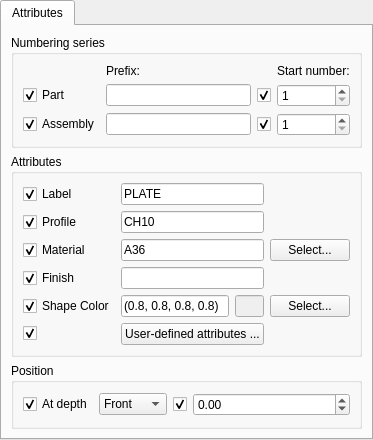
<?xml version="1.0" encoding="UTF-8"?>
<ui version="4.0">
 <class>Form</class>
 <widget class="QWidget" name="Form">
  <property name="geometry">
   <rect>
    <x>0</x>
    <y>0</y>
    <width>347</width>
    <height>400</height>
   </rect>
  </property>
  <property name="windowTitle">
   <string>Contour Plate Properties</string>
  </property>
  <layout class="QGridLayout" name="gridLayout">
   <property name="leftMargin">
    <number>0</number>
   </property>
   <property name="topMargin">
    <number>0</number>
   </property>
   <property name="rightMargin">
    <number>0</number>
   </property>
   <property name="bottomMargin">
    <number>0</number>
   </property>
   <item row="0" column="0">
    <widget class="QTabWidget" name="tabWidget">
     <property name="currentIndex">
      <number>0</number>
     </property>
     <property name="objectProperty" stdset="0">
      <string/>
     </property>
     <property name="widgetAction" stdset="0">
      <string/>
     </property>
     <widget class="QWidget" name="tabAttributes">
      <attribute name="title">
       <string>Attributes</string>
      </attribute>
      <layout class="QGridLayout" name="gridLayout_2">
       <item row="0" column="0">
        <widget class="QGroupBox" name="groupBoxNumberinSeries">
         <property name="title">
          <string>Numbering series</string>
         </property>
         <property name="objectProperty" stdset="0">
          <string/>
         </property>
         <property name="widgetAction" stdset="0">
          <string/>
         </property>
         <layout class="QGridLayout" name="gridLayout_3">
          <item row="0" column="1">
           <widget class="QLabel" name="label">
            <property name="text">
             <string>Prefix:</string>
            </property>
            <property name="objectProperty" stdset="0">
             <string/>
            </property>
            <property name="widgetAction" stdset="0">
             <string/>
            </property>
           </widget>
          </item>
          <item row="0" column="3">
           <widget class="QLabel" name="label_2">
            <property name="text">
             <string>Start number:</string>
            </property>
            <property name="objectProperty" stdset="0">
             <string/>
            </property>
            <property name="widgetAction" stdset="0">
             <string/>
            </property>
           </widget>
          </item>
          <item row="1" column="0">
           <widget class="QCheckBox" name="checkBoxTogglePartPrefix">
            <property name="text">
             <string>Part</string>
            </property>
            <property name="checked">
             <bool>true</bool>
            </property>
            <property name="objectProperty" stdset="0">
             <string>PartPrefix</string>
            </property>
            <property name="widgetAction" stdset="0">
             <string>toggleModifyProperty</string>
            </property>
           </widget>
          </item>
          <item row="1" column="1">
           <widget class="QLineEdit" name="lineEditPartPrefix">
            <property name="objectProperty" stdset="0">
             <string>PartPrefix</string>
            </property>
            <property name="widgetAction" stdset="0">
             <string/>
            </property>
            <property name="objectPropertyValue" stdset="0">
             <string/>
            </property>
           </widget>
          </item>
          <item row="1" column="2">
           <widget class="QCheckBox" name="checkBoxTogglePartStartNumber">
            <property name="text">
             <string/>
            </property>
            <property name="checked">
             <bool>true</bool>
            </property>
            <property name="objectProperty" stdset="0">
             <string>PartStartNumber</string>
            </property>
            <property name="widgetAction" stdset="0">
             <string>toggleModifyProperty</string>
            </property>
           </widget>
          </item>
          <item row="1" column="3">
           <widget class="QSpinBox" name="spinBoxPartStartNumber">
            <property name="contextMenuPolicy">
             <enum>Qt::NoContextMenu</enum>
            </property>
            <property name="suffix">
             <string/>
            </property>
            <property name="minimum">
             <number>1</number>
            </property>
            <property name="maximum">
             <number>1000000000</number>
            </property>
            <property name="value">
             <number>1</number>
            </property>
            <property name="objectProperty" stdset="0">
             <string notr="true">PartStartNumber</string>
            </property>
            <property name="widgetAction" stdset="0">
             <string/>
            </property>
           </widget>
          </item>
          <item row="2" column="0">
           <widget class="QCheckBox" name="checkBoxToggleAssemblyPrefix">
            <property name="text">
             <string>Assembly</string>
            </property>
            <property name="checked">
             <bool>true</bool>
            </property>
            <property name="objectProperty" stdset="0">
             <string>AssemblyPrefix</string>
            </property>
            <property name="widgetAction" stdset="0">
             <string>toggleModifyProperty</string>
            </property>
           </widget>
          </item>
          <item row="2" column="1">
           <widget class="QLineEdit" name="lineEditAssemblyPrefix">
            <property name="objectProperty" stdset="0">
             <string>AssemblyPrefix</string>
            </property>
            <property name="widgetAction" stdset="0">
             <string/>
            </property>
           </widget>
          </item>
          <item row="2" column="2">
           <widget class="QCheckBox" name="checkBoxToggleAssemblyStartNumber">
            <property name="text">
             <string/>
            </property>
            <property name="checked">
             <bool>true</bool>
            </property>
            <property name="objectProperty" stdset="0">
             <string>AssemblyStartNumber</string>
            </property>
            <property name="widgetAction" stdset="0">
             <string>toggleModifyProperty</string>
            </property>
           </widget>
          </item>
          <item row="2" column="3">
           <widget class="QSpinBox" name="spinBoxAssemblyStartNumber">
            <property name="minimum">
             <number>1</number>
            </property>
            <property name="maximum">
             <number>1000000000</number>
            </property>
            <property name="value">
             <number>1</number>
            </property>
            <property name="objectProperty" stdset="0">
             <string>AssemblyStartNumber</string>
            </property>
            <property name="widgetAction" stdset="0">
             <string/>
            </property>
           </widget>
          </item>
         </layout>
        </widget>
       </item>
       <item row="1" column="0">
        <widget class="QGroupBox" name="groupBoxAttributes">
         <property name="title">
          <string>Attributes</string>
         </property>
         <property name="objectProperty" stdset="0">
          <string/>
         </property>
         <property name="widgetAction" stdset="0">
          <string/>
         </property>
         <layout class="QGridLayout" name="gridLayout_4">
          <item row="0" column="0">
           <widget class="QCheckBox" name="checkBoxToggleLabel">
            <property name="text">
             <string>Label</string>
            </property>
            <property name="checked">
             <bool>true</bool>
            </property>
            <property name="objectProperty" stdset="0">
             <string>Label</string>
            </property>
            <property name="widgetAction" stdset="0">
             <string>toggleModifyProperty</string>
            </property>
           </widget>
          </item>
          <item row="0" column="1" colspan="2">
           <widget class="QLineEdit" name="lineEditLabel">
            <property name="text">
             <string>PLATE</string>
            </property>
            <property name="objectProperty" stdset="0">
             <string>Label</string>
            </property>
            <property name="widgetAction" stdset="0">
             <string/>
            </property>
           </widget>
          </item>
          <item row="1" column="0">
           <widget class="QCheckBox" name="checkBoxToggleProfile">
            <property name="text">
             <string>Profile</string>
            </property>
            <property name="checked">
             <bool>true</bool>
            </property>
            <property name="objectProperty" stdset="0">
             <string>Profile</string>
            </property>
            <property name="widgetAction" stdset="0">
             <string>toggleModifyProperty</string>
            </property>
           </widget>
          </item>
          <item row="1" column="1" colspan="2">
           <widget class="QLineEdit" name="lineEditProfile">
            <property name="text">
             <string>CH10</string>
            </property>
            <property name="objectProperty" stdset="0">
             <string>Profile</string>
            </property>
            <property name="widgetAction" stdset="0">
             <string/>
            </property>
           </widget>
          </item>
          <item row="2" column="0">
           <widget class="QCheckBox" name="checkBoxToggleRawMaterial">
            <property name="text">
             <string>Material</string>
            </property>
            <property name="checked">
             <bool>true</bool>
            </property>
            <property name="objectProperty" stdset="0">
             <string>RawMaterial</string>
            </property>
            <property name="widgetAction" stdset="0">
             <string>toggleModifyProperty</string>
            </property>
           </widget>
          </item>
          <item row="2" column="1" colspan="2">
           <widget class="QLineEdit" name="lineEditRawMaterial">
            <property name="text">
             <string>A36</string>
            </property>
            <property name="objectProperty" stdset="0">
             <string>RawMaterial</string>
            </property>
            <property name="widgetAction" stdset="0">
             <string/>
            </property>
           </widget>
          </item>
          <item row="2" column="3">
           <widget class="QPushButton" name="pushButtonSelectMaterial">
            <property name="text">
             <string>Select...</string>
            </property>
            <property name="objectProperty" stdset="0">
             <string/>
            </property>
            <property name="widgetAction" stdset="0">
             <string/>
            </property>
           </widget>
          </item>
          <item row="3" column="0">
           <widget class="QCheckBox" name="checkBoxToggleFinish">
            <property name="text">
             <string>Finish</string>
            </property>
            <property name="checked">
             <bool>true</bool>
            </property>
            <property name="objectProperty" stdset="0">
             <string>Finish</string>
            </property>
            <property name="widgetAction" stdset="0">
             <string>toggleModifyProperty</string>
            </property>
           </widget>
          </item>
          <item row="3" column="1" colspan="2">
           <widget class="QLineEdit" name="lineEditFinish">
            <property name="objectProperty" stdset="0">
             <string>Finish</string>
            </property>
            <property name="widgetAction" stdset="0">
             <string/>
            </property>
           </widget>
          </item>
          <item row="4" column="0">
           <widget class="QCheckBox" name="checkBoxToggleShapeColor">
            <property name="text">
             <string>Shape Color</string>
            </property>
            <property name="checked">
             <bool>true</bool>
            </property>
            <property name="objectProperty" stdset="0">
             <string>ShapeColor</string>
            </property>
            <property name="widgetAction" stdset="0">
             <string>toggleModifyProperty</string>
            </property>
           </widget>
          </item>
          <item row="4" column="1">
           <widget class="QLineEdit" name="lineEditShapeColor">
            <property name="sizePolicy">
             <sizepolicy hsizetype="Preferred" vsizetype="Fixed">
              <horstretch>0</horstretch>
              <verstretch>0</verstretch>
             </sizepolicy>
            </property>
            <property name="text">
             <string>(0.8, 0.8, 0.8, 0.8)</string>
            </property>
            <property name="objectProperty" stdset="0">
             <string>ShapeColor</string>
            </property>
            <property name="widgetAction" stdset="0">
             <string/>
            </property>
           </widget>
          </item>
          <item row="4" column="2">
           <widget class="QLineEdit" name="lineEditColor">
            <property name="enabled">
             <bool>false</bool>
            </property>
            <property name="sizePolicy">
             <sizepolicy hsizetype="Ignored" vsizetype="Fixed">
              <horstretch>0</horstretch>
              <verstretch>0</verstretch>
             </sizepolicy>
            </property>
           </widget>
          </item>
          <item row="4" column="3">
           <widget class="QPushButton" name="pushButtonShapeColorSelect">
            <property name="enabled">
             <bool>true</bool>
            </property>
            <property name="text">
             <string>Select...</string>
            </property>
            <property name="checkable">
             <bool>false</bool>
            </property>
           </widget>
          </item>
          <item row="5" column="0">
           <widget class="QCheckBox" name="checkBoxToggleUDA">
            <property name="text">
             <string/>
            </property>
            <property name="checked">
             <bool>true</bool>
            </property>
            <property name="objectProperty" stdset="0">
             <string/>
            </property>
            <property name="widgetAction" stdset="0">
             <string>toggleModifyProperty</string>
            </property>
           </widget>
          </item>
          <item row="5" column="1" colspan="2">
           <widget class="QPushButton" name="pushButton_UDA">
            <property name="text">
             <string>User-defined attributes ...</string>
            </property>
            <property name="objectProperty" stdset="0">
             <string/>
            </property>
            <property name="widgetAction" stdset="0">
             <string/>
            </property>
           </widget>
          </item>
         </layout>
        </widget>
       </item>
       <item row="2" column="0">
        <widget class="QGroupBox" name="groupBox">
         <property name="title">
          <string>Position</string>
         </property>
         <layout class="QGridLayout" name="gridLayout_5">
          <item row="0" column="0">
           <widget class="QCheckBox" name="checkBoxToggleAtDepthPosition">
            <property name="text">
             <string>At depth</string>
            </property>
            <property name="checked">
             <bool>true</bool>
            </property>
            <property name="objectProperty" stdset="0">
             <string>AtDepthPosition</string>
            </property>
            <property name="widgetAction" stdset="0">
             <string>toggleModifyProperty</string>
            </property>
           </widget>
          </item>
          <item row="0" column="1">
           <widget class="QComboBox" name="comboBoxAtDepthPosition">
            <property name="currentText">
             <string>Front</string>
            </property>
            <property name="currentIndex">
             <number>1</number>
            </property>
            <property name="objectProperty" stdset="0">
             <string>AtDepthPosition</string>
            </property>
            <property name="widgetAction" stdset="0">
             <string/>
            </property>
            <item>
             <property name="text">
              <string>Middle</string>
             </property>
            </item>
            <item>
             <property name="text">
              <string>Front</string>
             </property>
            </item>
            <item>
             <property name="text">
              <string>Behind</string>
             </property>
            </item>
           </widget>
          </item>
          <item row="0" column="2">
           <widget class="QCheckBox" name="checkBoxToggleAtDepthDistance">
            <property name="text">
             <string/>
            </property>
            <property name="checked">
             <bool>true</bool>
            </property>
            <property name="objectProperty" stdset="0">
             <string>AtDepthDistance</string>
            </property>
            <property name="widgetAction" stdset="0">
             <string>toggleModifyProperty</string>
            </property>
           </widget>
          </item>
          <item row="0" column="3">
           <widget class="QDoubleSpinBox" name="doubleSpinBoxAtDepthDistance">
            <property name="sizePolicy">
             <sizepolicy hsizetype="MinimumExpanding" vsizetype="Fixed">
              <horstretch>0</horstretch>
              <verstretch>0</verstretch>
             </sizepolicy>
            </property>
            <property name="minimum">
             <double>-100000000000.000000000000000</double>
            </property>
            <property name="maximum">
             <double>100000000000.000000000000000</double>
            </property>
            <property name="objectProperty" stdset="0">
             <string>AtDepthDistance</string>
            </property>
            <property name="widgetAction" stdset="0">
             <string/>
            </property>
           </widget>
          </item>
         </layout>
        </widget>
       </item>
      </layout>
     </widget>
    </widget>
   </item>
  </layout>
 </widget>
 <resources/>
 <connections/>
</ui>
